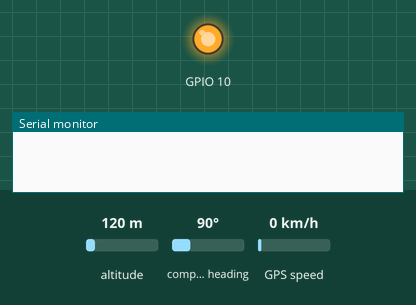
Recording of a sketch running on a simulated ESP32-S3. Shown: output pins drawn as LEDs (lit = HIGH), the last lines printed to the serial monitor. Inputs (shaded band) come from the test bench; at power-on: altitude 120 m, compass heading 90°, GPS speed 0 km/h. The GPS gets a fix after 3 s at 37.7749, -122.4194 with 8 satellites.

Above: at 0.1 s.
At 3.6 s:
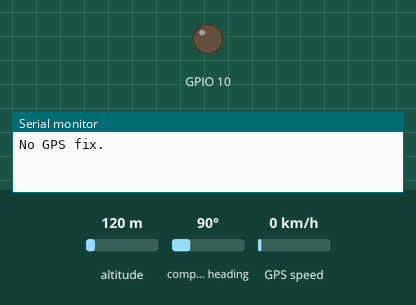
Timing chart, 0 to 5.1 s (numbered marks = the images above):
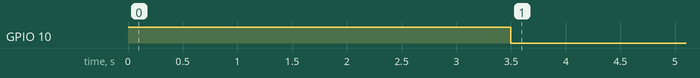

The sketch:

main.ino
```cpp
#include "gps/gps.h"

GPSData currentGPS;

void setup() {
  Serial.begin(115200);
  Serial1.begin(9600); // GPS is connected to Serial1
  initGPS(Serial1);
}

void loop() {
  powerGPS(true);
  delay(500); // Wait for module to boot

  if (updateGPS(currentGPS)) {
    Serial.println("GPS Fix:");
    Serial.println("Lat: " + String(currentGPS.latitude));
    Serial.println("Lon: " + String(currentGPS.longitude));
    Serial.println("Timestamp: " + currentGPS.timestamp);
  } else {
    Serial.println("No GPS fix.");
  }

  powerGPS(false);
  delay(3600000); // Wait 1 hour before next fix
}
```

gps.h
```cpp
#ifndef GPS_H
#define GPS_H

#include <Arduino.h>

// Structure to hold parsed GPS data
struct GPSData {
  double latitude;
  double longitude;
  bool fix;
  String timestamp;
};

// Initializes the GPS module
void initGPS(HardwareSerial &serial);

// Attempts to read a GPS fix and fill in GPSData
bool updateGPS(GPSData &data, unsigned long timeout_ms = 3000);

// Optional: power control for GPS module (if using a MOSFET switch)
void powerGPS(bool state);

#endif
```

Measured:
- by itself, GPIO 10: HIGH → LOW at 3.5 s
